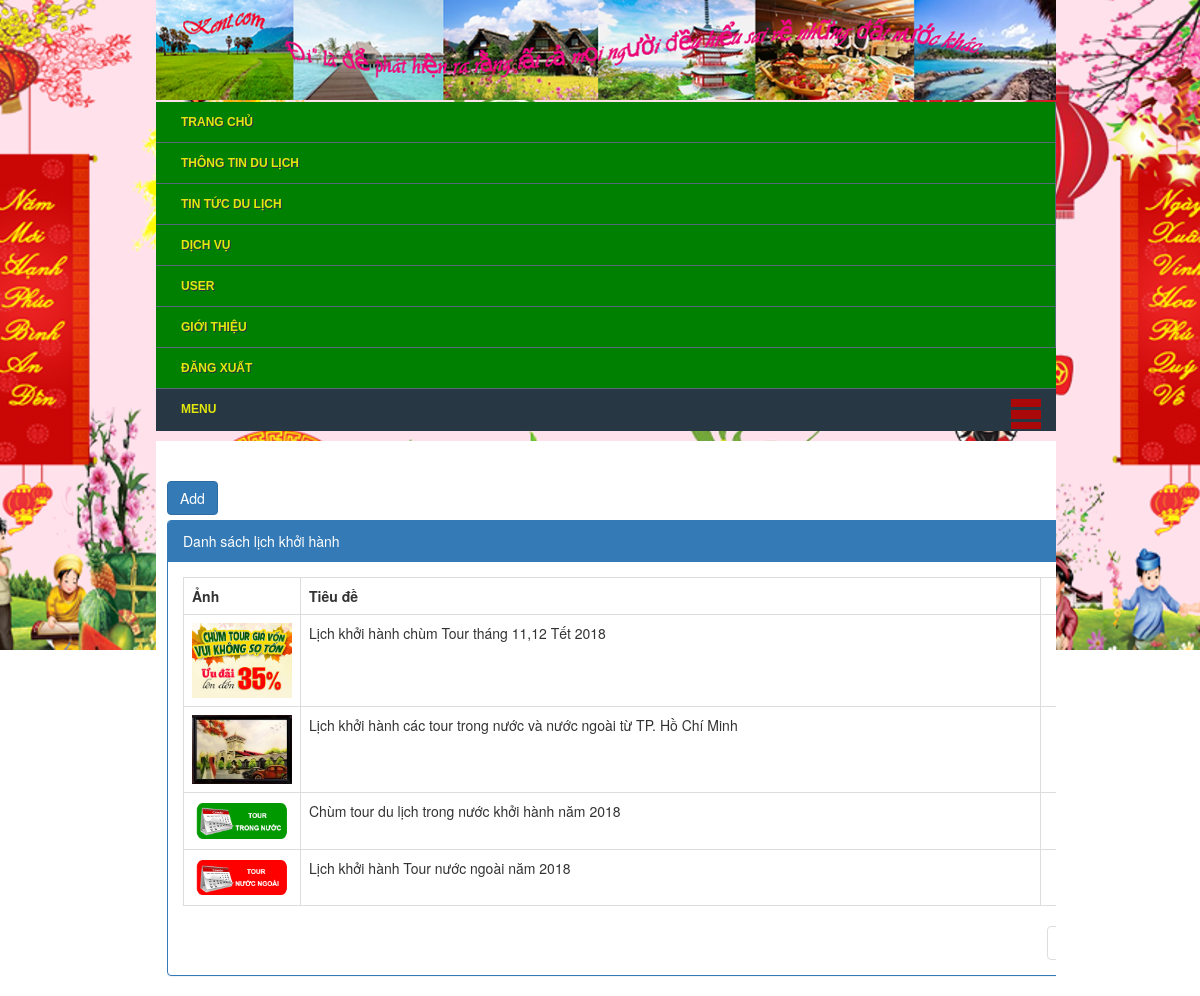
/admin.php?controller=lich_khoi_hanh (signed in), run on the app's committed database.
### tables this page shows
CREATE TABLE `lich_khoi_hanh` (
  `pk_id` int(11) NOT NULL,
  `hot` int(11) NOT NULL,
  `ten` varchar(500) NOT NULL,
  `noi_dung` text NOT NULL,
  `chi_tiet` text NOT NULL,
  `anh` varchar(500) NOT NULL
);

### controller/backend/controller_lich_khoi_hanh.php (called while the page is built, shortened)
<?php
	class controller_lich_khoi_hanh extends controller{
		public function __construct(){
			$so_ban_ghi_tren_1_trang = 10;
			$trang = isset($_GET["p"])&&$_GET["p"]>0?$_GET["p"]:1;
			$tu_ban_ghi = ($trang-1)*$so_ban_ghi_tren_1_trang;
			$arr = $this->model->fetch("select * from lich_khoi_hanh order by pk_id desc limit $tu_ban_ghi,$so_ban_ghi_tren_1_trang");
			include "view/backend/view_lich_khoi_hanh.php";
		}
	}
	new controller_lich_khoi_hanh();
 ?>

### application/controller.php (called while the page is built, shortened)
<?php
	class controller{
		public function __construct(){
			$this->model = new model();
		}
	}
?>

### application/model.php (called while the page is built, shortened)
<?php
	class model{
		public function fetch($sql){
			global $link;
			$result = mysqli_query($link,$sql);
			$arr = array();
			while($rows = mysqli_fetch_array($result))
				$arr[] = $rows;
			return $arr;
		}
	}
 ?>

### view/backend/view_lich_khoi_hanh.php (the view, shortened to what this page needs)
<div class="col-md-10 col-xs-offset-1" style="width: 1020px; margin-top: 40px; margin-left: -9px;">
	<div style="margin-bottom: 5px;">
		<a href="admin.php?controller=add_edit_lich_khoi_hanh&act=add" class="btn btn-primary">Add</a>
	</div>
	<div class="panel panel-primary">
		<div class="panel-heading">Danh sách lịch khởi hành</div>
		<div class="panel-body">
			<table class="table table-hover table-bordered">
				<tr>
					<th style="width: 100px;">Ảnh</th>
					<th>Tiêu đề</th>
					<th style="width: 100px; text-align: center;">
					</th>
					<?php
						foreach($arr as $rows)
						{
					 ?>
					<tr>
						<td style="text-align: center;">
							<img src="public/frontend/upload/lich_khoi_hanh/<?php echo $rows["anh"]; ?>" style="width:100px;">
						</td>
						<td><?php echo $rows["ten"]; ?></td>
						<td style="text-align: center;">
						</td>
					</tr>
					<?php } ?>
				</tr>
			</table>
			<div>
				<ul class="pagination pull-right">
					<li><a href="#">Trang</a></li>
				</ul>
			</div>
		</div>
	</div>
</div>

### public/frontend/css/common.css (style rules this page uses)
body { padding: 0; margin: 0; font-family: 'FontAwesome'; font-size: 14px; }
body { word-wrap: break-word; background-attachment: fixed; background-color: #fff; background-repeat: no-repeat; background-position: top center; height: 100%; overflow: hidden; overflow-y: scroll; }

### public/frontend/css/responsive.css (style rules this page uses)
[class*="col-"] { float: left; margin-left: 13.5%; }
* { box-sizing: border-box; }

### public/backend/css/base.css (style rules this page uses)
a { text-decoration: none; color: #0838f4; }

### view/backend/view_lich_khoi_hanh.php (style rules this page uses)
.pagination { padding: 0px; margin: 0px; }

### data on the page
lich_khoi_hanh: anh (picture), ten "Lịch khởi hành chùm Tour tháng 11,12 Tết 2018"
lich_khoi_hanh: anh (picture), ten "Lịch khởi hành các tour trong nước và nước ngoài từ TP. Hồ Chí Minh"
lich_khoi_hanh: anh (picture), ten "Chùm tour du lịch trong nước khởi hành năm 2018"
lich_khoi_hanh: anh (picture), ten "Lịch khởi hành Tour nước ngoài năm 2018"
